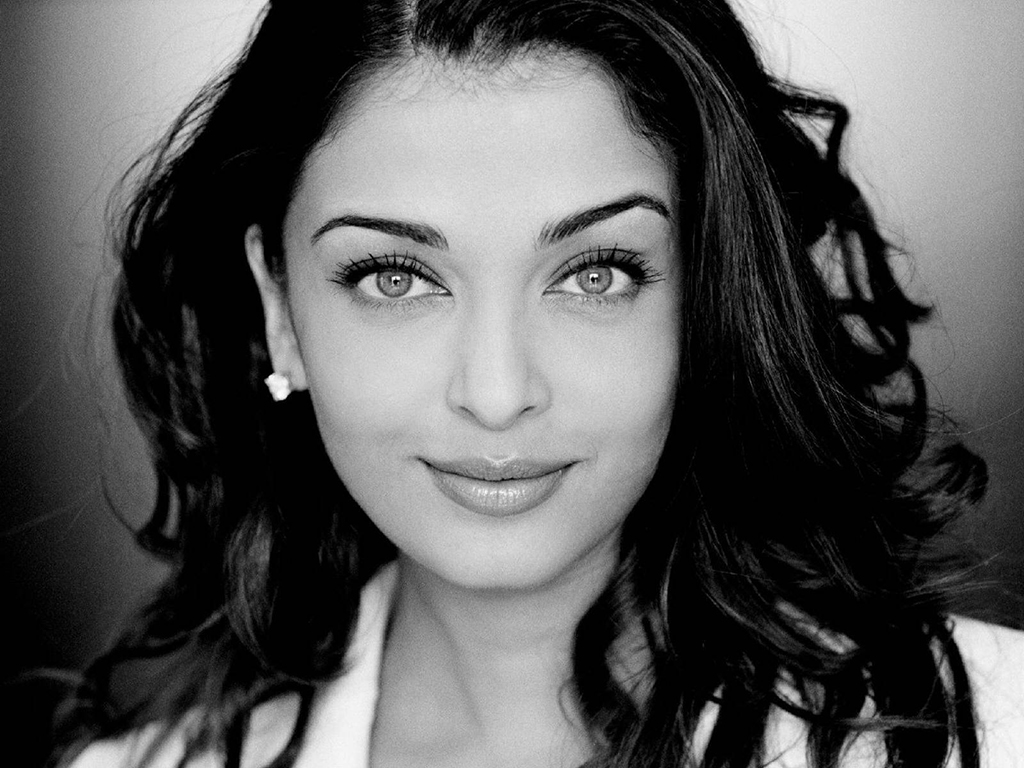
#> input picture w3_opencv/Aishwarya-Rai-face.jpg, 1024 x 768 px, found by its file name
$ python opencv.py
#> lines starting #> are read from the running program, lines starting #| are printed output that depends on the picture; after the words box and inside, x2 and y2 are one past the last pixel; in counts of white or black regions, pixels touching at a corner belong together
import cv2

face_cascade = cv2.CascadeClassifier("haarcascade_frontalface_default.xml")
eye_cascade = cv2.CascadeClassifier("haarcascade_eye.xml")

#img = cv2.imread('faces.jpg')
img = cv2.imread('Aishwarya-Rai-face.jpg')
#> img is the input picture: shape (768, 1024, 3); min 0, max 255, mean 88.6

faces = face_cascade.detectMultiScale(img, 1.2, 5)
#> faces = [[234, 94, 502, 502]]
eyes = eye_cascade.detectMultiScale(img, 1.2, 5)
#> eyes = [[325, 216, 122, 122], [536, 214, 120, 120]]

#print faces

for (x, y, w, h) in faces:
    cv2.rectangle(img, (x,y), (x+w,y+h), (255,0,0), 2)
#> this loop made 1 pass
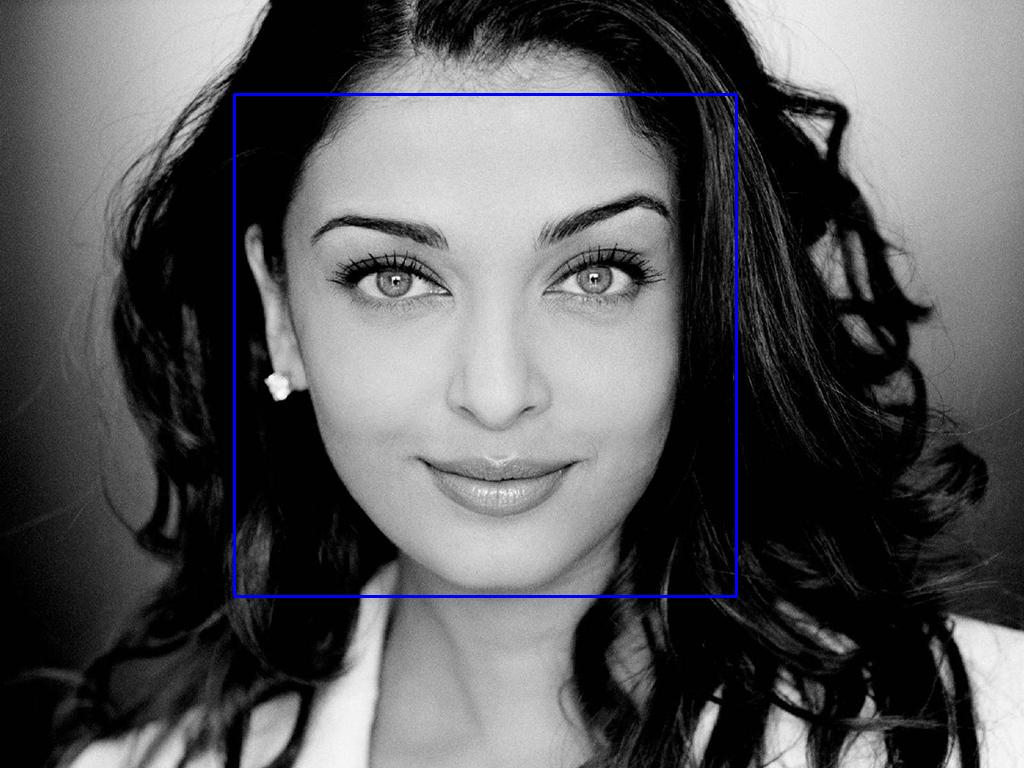
#> img: shape (768, 1024, 3); 0.77% of pixels changed, all inside (x1, y1, x2, y2) = (233, 93, 738, 598)

for (x, y, w, h) in eyes:
    cv2.rectangle(img, (x,y), (x+w,y+h), (0,255,0), 2)
#> this loop made 2 passes
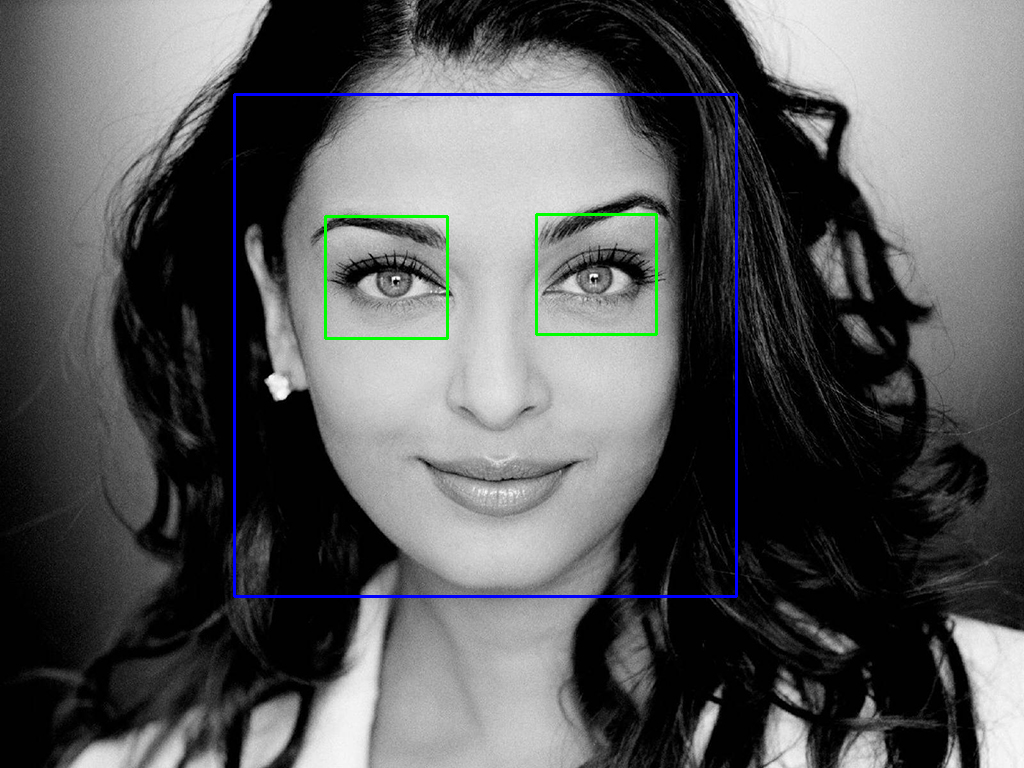
#> img: shape (768, 1024, 3); 0.37% of pixels changed, all inside (x1, y1, x2, y2) = (324, 213, 658, 340)

cv2.imshow('img', img)
cv2.waitKey(0)
cv2.destroyAllWindows()

$ run again, with opencv/faces.jpg copied over w3_opencv/Aishwarya-Rai-face.jpg
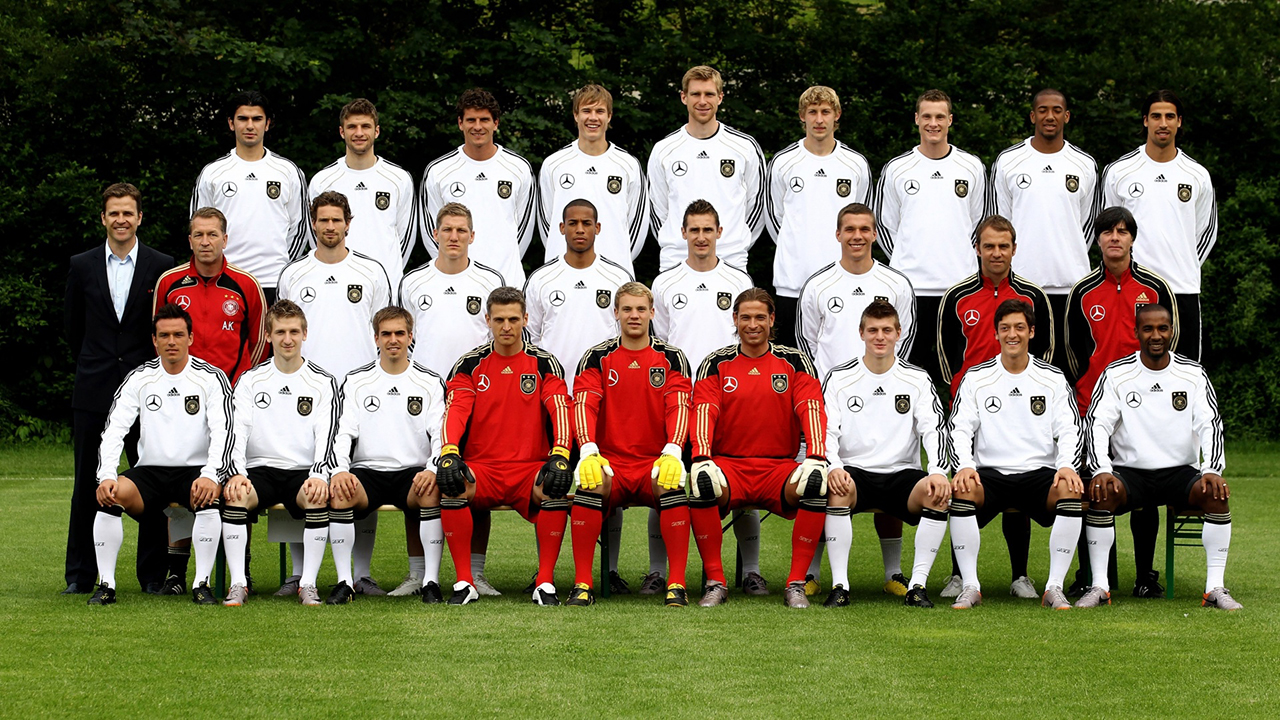
#> input picture opencv/faces.jpg, 1280 x 720 px, found by its file name
#> img is the input picture: shape (720, 1280, 3); mean B, G, R 77.8, 102.8, 110.3
#> faces = 27 rows, first 6: [1026, 90, 48, 48], [799, 96, 41, 41], [99, 197, 44, 44], [309, 204, 42, 42], [182, 217, 46, 46], [680, 78, 44, 44]
#> eyes = [[692, 108, 22, 22], [349, 140, 21, 21]]
#> the loop `for (x, y, w, h) in faces:` made 27 passes
#> after the loop `for (x, y, w, h) in faces:`:
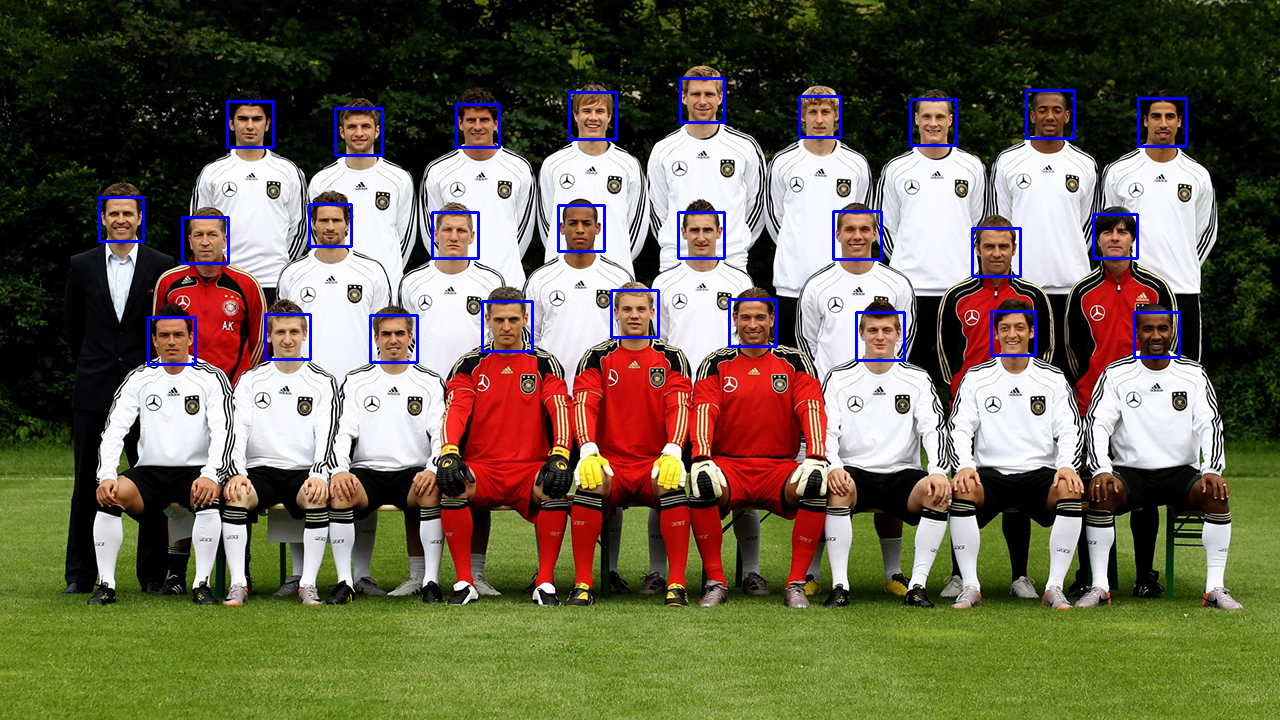
#> img: shape (720, 1280, 3); 1.6% of pixels changed, all inside (x1, y1, x2, y2) = (98, 77, 1188, 366)
#> the loop `for (x, y, w, h) in eyes:` made 2 passes
#> after the loop `for (x, y, w, h) in eyes:`:
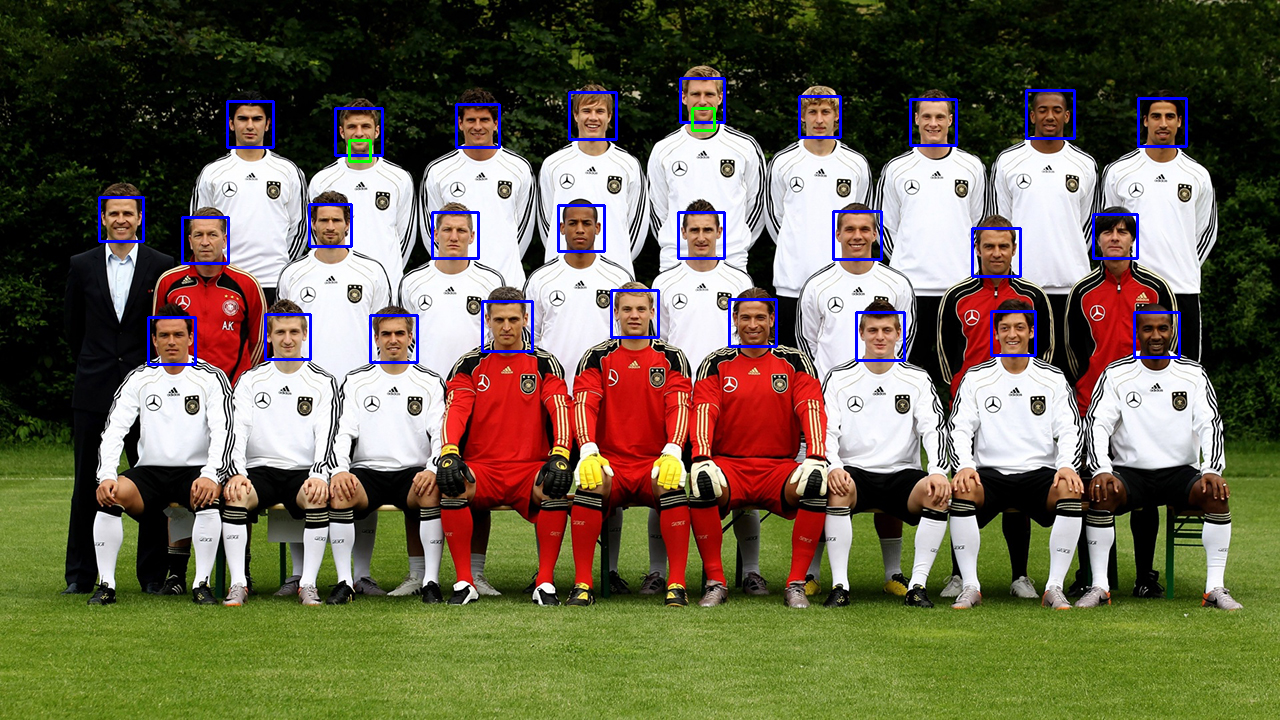
#> img: shape (720, 1280, 3); 0.06% of pixels changed, all inside (x1, y1, x2, y2) = (348, 107, 716, 163)
